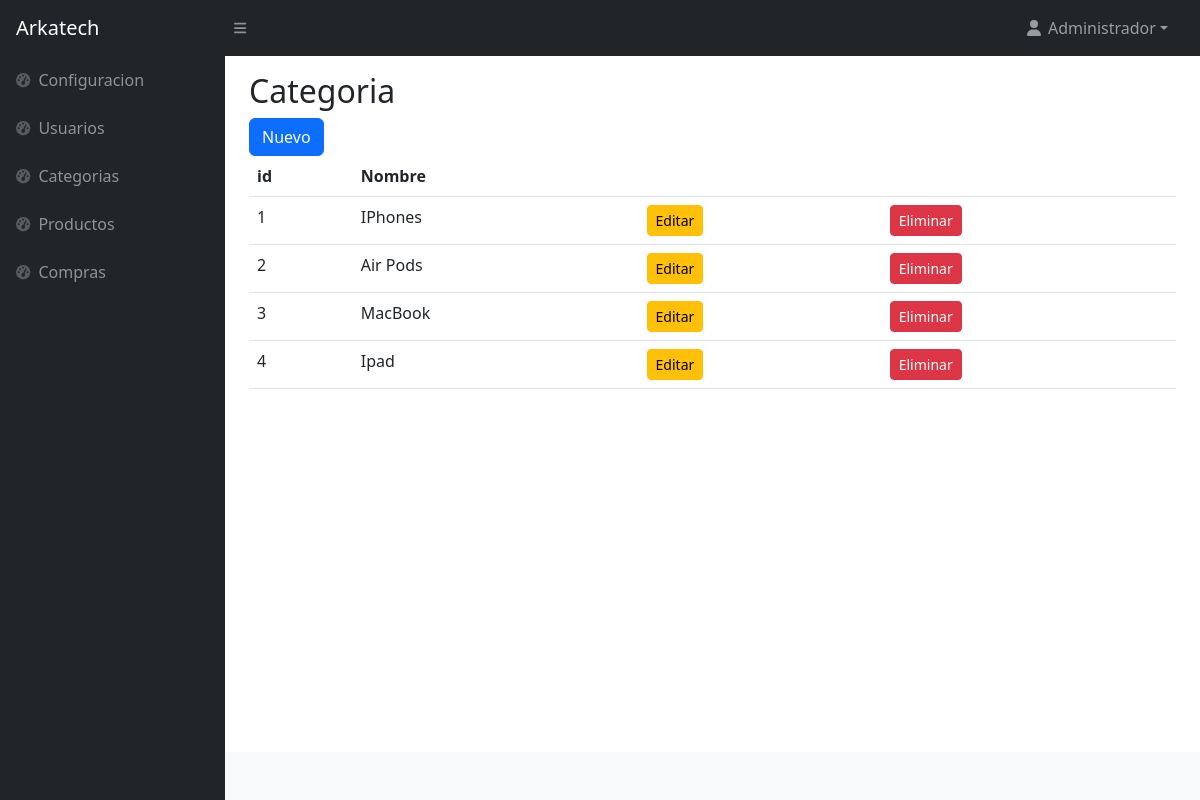
Screenshot of /admin/categorias/index.php (signed in) with the database file from the repository.
### tables this page shows
CREATE TABLE `categorias` (
  `id` int(11) NOT NULL,
  `nombre` varchar(50) NOT NULL,
  `activo` tinyint(4) NOT NULL DEFAULT 1
);

### admin/categorias/index.php (the view, shortened to what this page needs)
<?php
$db = new Database();
$con = $db->conectar();
$sql = 'SELECT id, nombre FROM categorias WHERE activo = 1';
$result = $con->query($sql);
$categorias = $result->fetchAll(PDO::FETCH_ASSOC);
require_once '../header.php';
?>
<main>
    <div class="container-fluid px-4">
        <h2 class="mt-3"> Categoria </h2>
        <a href="nuevo.php" class="btn btn-primary">Nuevo</a>
        <div class="table-responsive">
            <table class="table table-hover">
                <thead>
                    <tr>
                        <th scope="col">id</th>
                        <th scope="col">Nombre</th>
                        <th scope="col"></th>
                        <th scope="col"></th>
                    </tr>
                </thead>
                <tbody>
                    <?php foreach ($categorias as $categoria) { ?>
                        <tr>
                            <td><?php echo $categoria['id']; ?></td>
                            <td><?php echo $categoria['nombre']; ?></td>
                            <td><a class="btn btn-warning btn-sm" href="edita.php?id=<?php echo $categoria['id']; ?>">Editar</a></td>
                            <td>
                                <button type="button" class="btn btn-danger btn-sm"
                                data-bs-toggle="modal" data-bs-target="#modalElimina" data-bs-id="<?php echo $categoria['id']; ?>">
                                   Eliminar
                                </button>
                                </td>
                        </tr>
                    <?php } ?>
                </tbody>
            </table>
        </div>
    </div>
</main>
<?php require_once '../footer.php'; ?>

### rows the page displays
categorias: id "1", nombre "IPhones"
categorias: id "2", nombre "Air Pods"
categorias: id "3", nombre "MacBook"
categorias: id "4", nombre "Ipad"

### other values shown
$_SESSION['user_name'] "Administrador"
